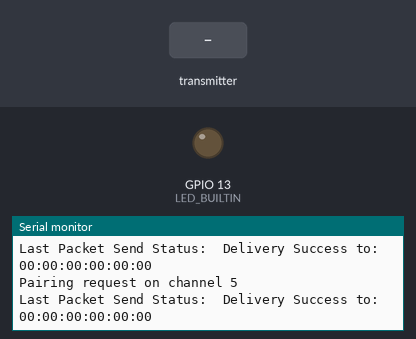
This program was run on a simulated ESP32. On the bench: output pins drawn as LEDs (lit = HIGH), the last lines printed to the serial monitor. Inputs (shaded band) come from the test bench. Random numbers use the default seed unless the program sets one.

Above: at 1.2 s.
1.3 s: the transmitter starts sending msgType = 0
At 1.62 s:
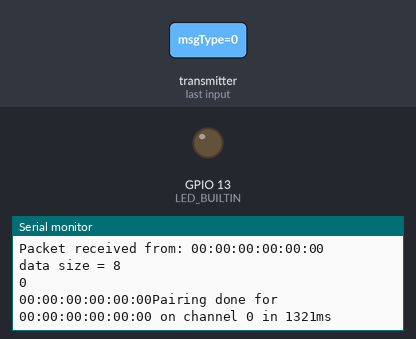
2.8 s: the transmitter starts sending temp = 25
At 3.12 s:
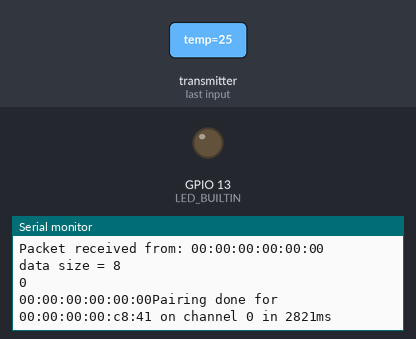
Timing chart, 0 to 5.8 s (numbered marks = the images above; inputs shaded):
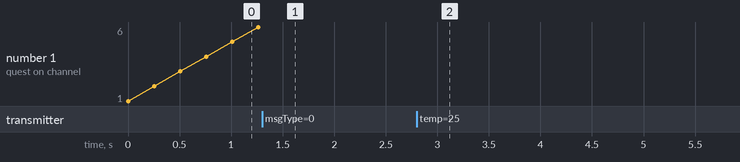

Measured:
- after the input at 1.3 s, the serial monitor: prints a new line at once (image 1)
- after the input at 2.8 s, the serial monitor: prints a new line at once (image 2)

The program:

main.cpp
```cpp
#include <Arduino.h>

// Libs
#define LED_BUILTIN 13

#include "CEspNowSlave.h"
#include <WiFi.h>

void setup()
{
  Serial.begin(115200);
  Serial.println();
  pinMode(LED_BUILTIN, OUTPUT);
  Serial.print("Client Board MAC Address:  ");
  Serial.println(WiFi.macAddress());
  WiFi.mode(WIFI_STA);
  WiFi.disconnect();
  start = millis();

#ifdef SAVE_CHANNEL
  EEPROM.begin(10);
  lastChannel = EEPROM.read(0);
  Serial.println(lastChannel);
  if (lastChannel >= 1 && lastChannel <= MAX_CHANNEL)
  {
    channel = lastChannel;
  }
  Serial.println(channel);
#endif
  pairingStatus = PAIR_REQUEST;
}

void loop()
{

  if (autoPairing() == PAIR_PAIRED)
  {
    unsigned long currentMillis = millis();
    if (currentMillis - previousMillis >= interval)
    {
      // Save the last time a new reading was published
      previousMillis = currentMillis;
      // Set values to send
      myData.msgType = DATA;
      myData.id = BOARD_ID;
      esp_err_t result = esp_now_send(serverAddress, (uint8_t *)&myData, sizeof(myData));
    }
  }
}
```

CEspNowSlave.h
```cpp
#pragma once
#include <esp_now.h>
#include <esp_wifi.h>
#include <Arduino.h>

#define BOARD_ID 1
#define MAX_CHANNEL 13 // for North America // 13 in Europe

uint8_t serverAddress[] = {0xFF, 0xFF, 0xFF, 0xFF, 0xFF, 0xFF};

// Structure to send data
// Must match the receiver structure
//  Structure example to receive data
//  Must match the sender structure
typedef struct struct_message
{
    uint8_t msgType;
    uint8_t id;
    float temp;
    float hum;
    unsigned int readingId;
} struct_message;

typedef struct struct_pairing
{ // new structure for pairing
    uint8_t msgType;
    uint8_t id;
    uint8_t macAddr[6];
    uint8_t channel;
} struct_pairing;

// Create 2 struct_message
struct_message myData; // data to send
struct_message inData; // data received
struct_pairing pairingData;

enum PairingStatus
{
    NOT_PAIRED,
    PAIR_REQUEST,
    PAIR_REQUESTED,
    PAIR_PAIRED,
};
PairingStatus pairingStatus = NOT_PAIRED;

enum MessageType
{
    PAIRING,
    DATA,
};
MessageType messageType;

#ifdef SAVE_CHANNEL
int lastChannel;
#endif
int channel = 1;

// simulate temperature and humidity data
float t = 0;
float h = 0;

unsigned long currentMillis = millis();
unsigned long previousMillis = 0; // Stores last time temperature was published
const long interval = 10000;      // Interval at which to publish sensor readings
unsigned long start;              // used to measure Pairing time
unsigned int readingId = 0;

// simulate temperature reading
float readDHTTemperature()
{
    t = random(0, 40);
    return t;
}

// simulate humidity reading
float readDHTHumidity()
{
    h = random(0, 100);
    return h;
}

void addPeer(const uint8_t *mac_addr, uint8_t chan)
{
    esp_now_peer_info_t peer;
    // ESP_ERROR_CHECK(esp_wifi_set_channel(chan, WIFI_SECOND_CHAN_NONE));
    esp_wifi_set_channel(chan, WIFI_SECOND_CHAN_NONE);
    esp_now_del_peer(mac_addr);
    memset(&peer, 0, sizeof(esp_now_peer_info_t));
    peer.channel = chan;
    peer.encrypt = false;
    memcpy(peer.peer_addr, mac_addr, sizeof(uint8_t[6]));
    if (esp_now_add_peer(&peer) != ESP_OK)
    {
        Serial.println("Failed to add peer");
        return;
    }
    memcpy(serverAddress, mac_addr, sizeof(uint8_t[6]));
}

void printMAC(const uint8_t *mac_addr)
{
    char macStr[18];
    snprintf(macStr, sizeof(macStr), "%02x:%02x:%02x:%02x:%02x:%02x",
             mac_addr[0], mac_addr[1], mac_addr[2], mac_addr[3], mac_addr[4], mac_addr[5]);
    Serial.print(macStr);
}

void OnDataSent(const uint8_t *mac_addr, esp_now_send_status_t status)
{
    Serial.print("\r\nLast Packet Send Status:\t");
    Serial.print(status == ESP_NOW_SEND_SUCCESS ? "Delivery Success to: " : "Delivery Fail to: ");
    printMAC(mac_addr);
    Serial.println();
}

void OnDataRecv(const uint8_t *mac_addr, const uint8_t *incomingData, int len)
{
    Serial.print("Packet received from: ");
    printMAC(mac_addr);
    Serial.println();
    Serial.print("data size = ");
    Serial.println(sizeof(incomingData));
    uint8_t type = incomingData[0];
    Serial.println(type);
    switch (type)
    {
    case DATA: // we received data from server
        memcpy(&inData, incomingData, sizeof(inData));
        Serial.print("ID  = ");
        Serial.println(inData.id);
        Serial.print("Setpoint temp = ");
        Serial.println(inData.temp);
        Serial.print("SetPoint humidity = ");
        Serial.println(inData.hum);
        Serial.print("reading Id  = ");
        Serial.println(inData.readingId);

        if (inData.readingId % 2 == 1)
        {
            digitalWrite(LED_BUILTIN, LOW);
        }
        else
        {
            digitalWrite(LED_BUILTIN, HIGH);
        }
        break;

    case PAIRING: // we received pairing data from server
        memcpy(&pairingData, incomingData, sizeof(pairingData));
        if (pairingData.id == 0)
        { // the message comes from server
            printMAC(mac_addr);
            Serial.print("Pairing done for ");
            printMAC(pairingData.macAddr);
            Serial.print(" on channel ");
            Serial.print(pairingData.channel); // channel used by the server
            Serial.print(" in ");
            Serial.print(millis() - start);
            Serial.println("ms");
            addPeer(pairingData.macAddr, pairingData.channel); // add the server  to the peer list
#ifdef SAVE_CHANNEL
            lastChannel = pairingData.channel;
            EEPROM.write(0, pairingData.channel);
            EEPROM.commit();
#endif
            pairingStatus = PAIR_PAIRED; // set the pairing status
        }
        break;
    }
}

PairingStatus autoPairing()
{
    switch (pairingStatus)
    {
    case PAIR_REQUEST:
        Serial.print("Pairing request on channel ");
        Serial.println(channel);

        // set WiFi channel
        ESP_ERROR_CHECK(esp_wifi_set_channel(channel, WIFI_SECOND_CHAN_NONE));
        if (esp_now_init() != ESP_OK)
        {
            Serial.println("Error initializing ESP-NOW");
        }

        // set callback routines
        esp_now_register_send_cb(OnDataSent);
        esp_now_register_recv_cb(OnDataRecv);

        // set pairing data to send to the server
        pairingData.msgType = PAIRING;
        pairingData.id = BOARD_ID;
        pairingData.channel = channel;

        // add peer and send request
        addPeer(serverAddress, channel);
        esp_now_send(serverAddress, (uint8_t *)&pairingData, sizeof(pairingData));
        previousMillis = millis();
        pairingStatus = PAIR_REQUESTED;
        break;

    case PAIR_REQUESTED:
        // time out to allow receiving response from server
        currentMillis = millis();
        if (currentMillis - previousMillis > 250)
        {
            previousMillis = currentMillis;
            // time out expired,  try next channel
            channel++;
            if (channel > MAX_CHANNEL)
            {
                channel = 1;
            }
            pairingStatus = PAIR_REQUEST;
        }
        break;

    case PAIR_PAIRED:
        // nothing to do here
        break;
    }
    return pairingStatus;
}
```
